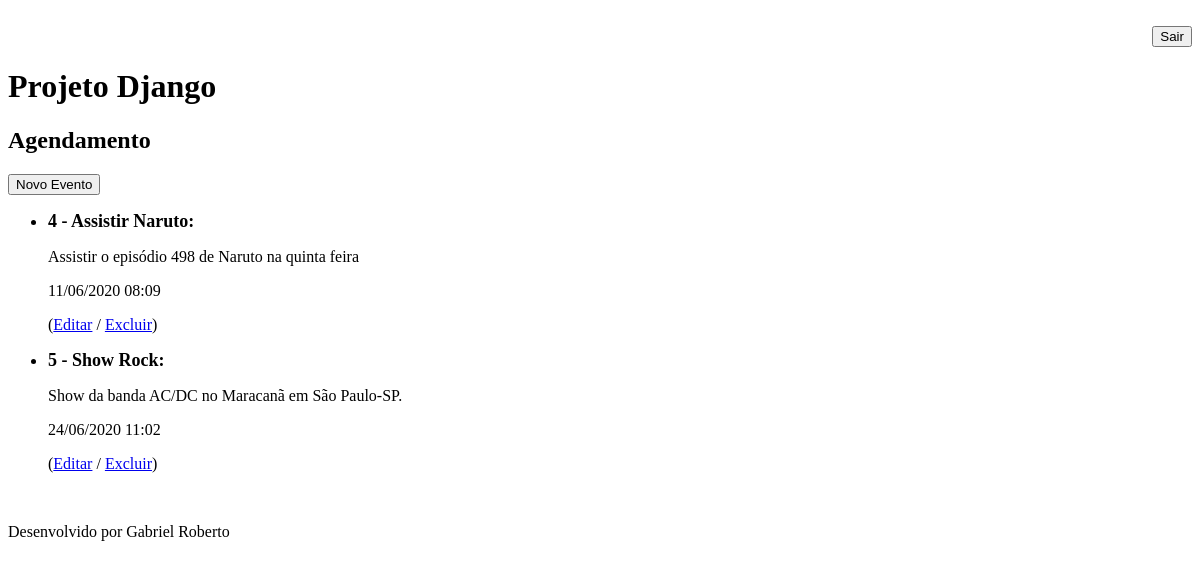
The page /DjangoProjeto/ (signed in) on the database as committed earlier.
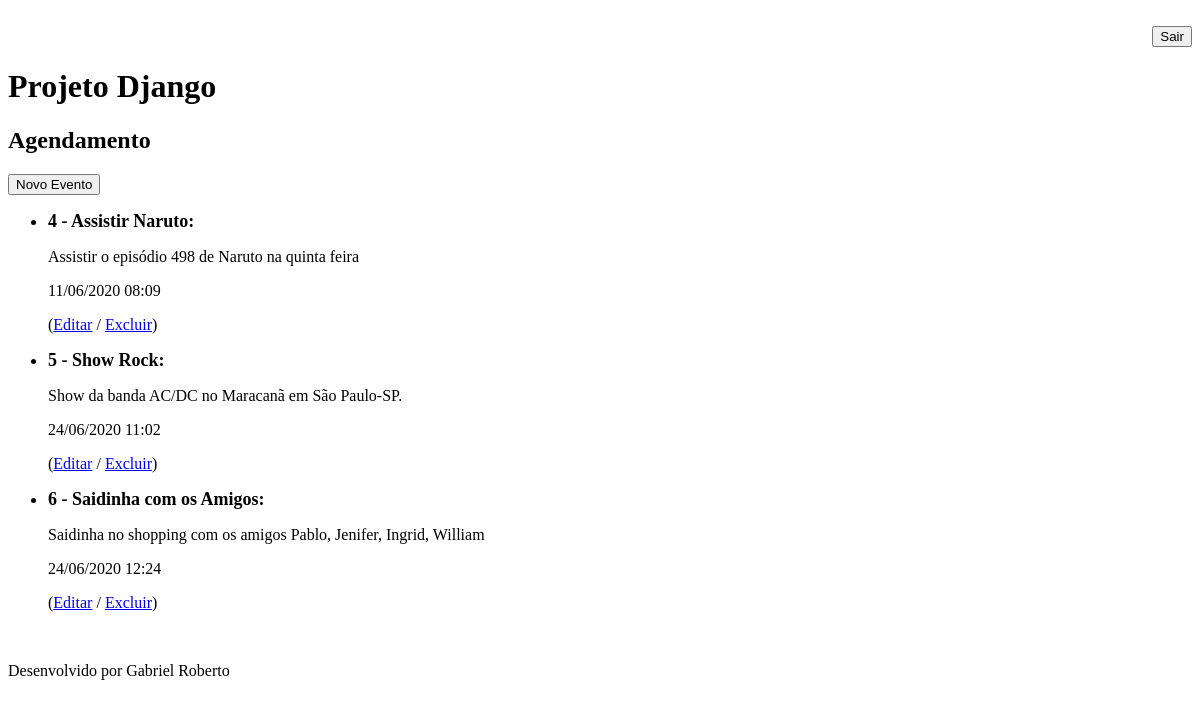
The same page on the database as committed later.
### app/models.py (models this page shows, shortened)
class Evento(models.Model):
    titulo = models.CharField(max_length=100)
    descricao = models.TextField(blank=True, null=True)
    data_evento = models.DateTimeField(verbose_name='Data do Evento')
    data_criacao = models.DateTimeField(auto_now=True)
    texto = models.TextField(blank=True, null=True)
    Usuario = models.ForeignKey(User, on_delete=models.CASCADE)
    local = models.TextField(blank=True, null=True, default='')
    class Meta:
        db_table = 'Evento'
    def pegando_data_convertida(self):
        return self.data_evento.strftime('%d/%m/%Y  %H:%M')
    def get_evento_atrasado(self):
        if self.data_evento < datetime.now():
            return True
        else:
            return False

### app/views.py (the view)
# urls.py: path('DjangoProjeto/', views.ListaEventos),
@login_required(login_url='/loginOne/')
def ListaEventos(request):
    utilizador = request.user
    data_atual = datetime.now() - timedelta(hours=1)
    event = Evento.objects.filter(Usuario=utilizador,
                                  data_evento__gt=data_atual)
    dados = {'eventos': event}
    return render(request, 'DjangoProjeto.html', dados)

### app/templates/DjangoProjeto.html (shortened to what this page needs)
{% extends "modelPage.html" %}
{% block content %}
        <h2>Agendamento</h2>
            <button  onclick="window.location.href = 'evento/'">Novo Evento</button>
        <ul>
            {% for evento in eventos %}
                <div style=>
                    <li style="font-size: 18px"><b>{{ evento.id }} - {{ evento.titulo }}:</b></li>
                    <p>{{ evento.descricao }}</p>
                    <p>{{ evento.pegando_data_convertida }}</p>
                    <p>(<a href="evento/?id={{ evento.id }}">Editar</a> / <a href="delete/{{ evento.id }}">Excluir</a>)</p>
                </div>
            {% endfor %}
        </ul>
{% endblock %}

Rows that differ between the two databases and show on the page:
added Evento: id "6", titulo "Saidinha com os Amigos", descricao "Saidinha no shopping com os amigos Pablo, Jenifer, Ingrid, William", pegando_data_convertida "24/06/2020 12:24"
